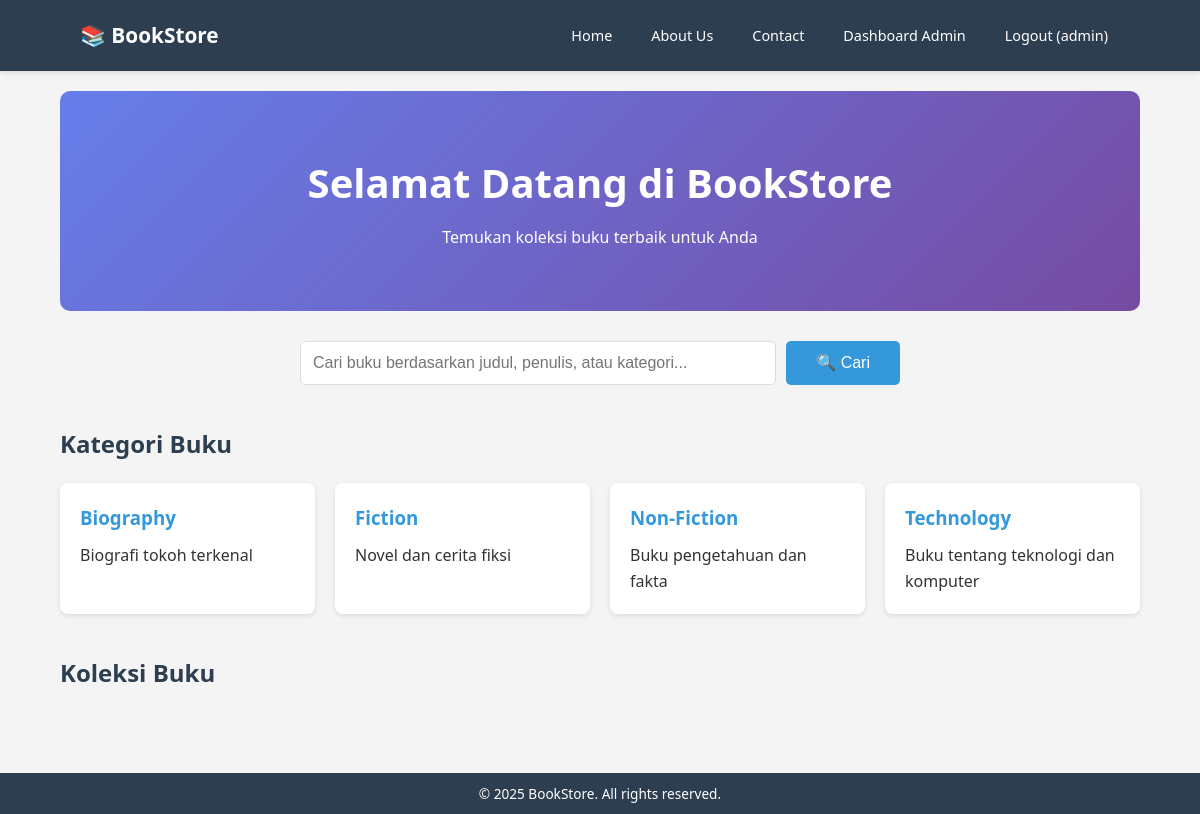
The page / (signed in) on the database its author committed.
### tables this page shows
CREATE TABLE categories (
    id INT PRIMARY KEY AUTO_INCREMENT,
    name VARCHAR(100) NOT NULL,
    description TEXT,
    created_at TIMESTAMP DEFAULT CURRENT_TIMESTAMP
);

### app/controllers/HomeController.php (called while the page is built, shortened)
<?php
require_once 'app/models/Category.php';
class HomeController {
    private $db;
    public function __construct() {
        $database = new Database();
        $this->db = $database->getConnection();
    }
    public function index() {
        $categoryModel = new Category($this->db);
        $categories = $categoryModel->getAll();
        require_once 'app/views/home.php';
    }
}
?>

### config/database.php (called while the page is built, shortened)
<?php
class Database {
    private $host = "localhost";
    private $db_name = "bookstore";
    private $username = "root";
    private $password = "";
    public function getConnection() {
        $this->conn = null;
        try {
            $this->conn = new mysqli($this->host, $this->username, $this->password, $this->db_name);
            $this->conn->set_charset("utf8");
        } catch(Exception $e) {
            echo "Connection error: " . $e->getMessage();
        }
        return $this->conn;
    }
}
?>

### app/models/Category.php (called while the page is built, shortened)
<?php
class Category {
    private $conn;
    private $table = "categories";
    public function __construct($db) {
        $this->conn = $db;
    }
    public function getAll() {
        $query = "SELECT * FROM " . $this->table . " ORDER BY name";
        $result = $this->conn->query($query);
        return $result->fetch_all(MYSQLI_ASSOC);
    }
}
?>

### app/views/home.php (the view, shortened to what this page needs)
<?php include 'app/views/layout/header.php'; ?>
<div class="container">
    <div class="hero">
        <h1>Selamat Datang di BookStore</h1>
        <p>Temukan koleksi buku terbaik untuk Anda</p>
    </div>
    <div class="search-box">
        <form action="index.php" method="GET">
            <input type="text" name="keyword" placeholder="Cari buku berdasarkan judul, penulis, atau kategori..." required>
            <button type="submit">🔍 Cari</button>
        </form>
    </div>
    <div class="categories">
        <h2>Kategori Buku</h2>
        <div class="category-list">
            <?php foreach($categories as $category): ?>
                <a href="index.php?page=book&action=search&keyword=<?php echo urlencode($category['name']); ?>" class="category-card">
                    <h3><?php echo htmlspecialchars($category['name']); ?></h3>
                    <p><?php echo htmlspecialchars($category['description']); ?></p>
                </a>
            <?php endforeach; ?>
        </div>
    </div>
    <div class="books">
        <h2>Koleksi Buku</h2>
    </div>
</div>
<?php include 'app/views/layout/footer.php'; ?>

### assets/css/style.css (style rules this page uses)
* { margin: 0; padding: 0; box-sizing: border-box; }
html { height: 100%; }
body { display: flex; flex-direction: column; min-height: 100vh; margin: 0; }
.container { width: 90%; max-width: 1140px; margin-left: auto; margin-right: auto; padding: 20px 0; }
body { font-family: "Segoe UI", Tahoma, Geneva, Verdana, sans-serif; line-height: 1.6; color: #333; background-color: #f4f4f4; }
.hero { background: linear-gradient(135deg, #667eea 0%, #764ba2 100%); color: white; padding: 60px 20px; text-align: center; border-radius: 10px; margin-bottom: 30px; }
.hero h1 { font-size: 2.5rem; margin-bottom: 10px; }
.search-box { margin: 30px 0; }
.search-box form { display: flex; gap: 10px; max-width: 600px; margin: 0 auto; }
.search-box input[type="text"] { flex: 1; padding: 12px; border: 1px solid #ddd; border-radius: 5px; font-size: 1rem; }
.search-box button { padding: 12px 30px; background-color: #3498db; color: white; border: none; border-radius: 5px; cursor: pointer; font-size: 1rem; }
.categories { margin: 40px 0; }
.categories h2 { margin-bottom: 20px; color: #2c3e50; }
.category-list { display: grid; grid-template-columns: repeat(auto-fill, minmax(250px, 1fr)); gap: 20px; }
.category-card { background: white; padding: 20px; border-radius: 8px; box-shadow: 0 2px 5px rgba(0, 0, 0, 0.1); transition: transform 0.3s; }
.category-card h3 { color: #3498db; margin-bottom: 10px; }
.category-list a.category-card { display: block; background: white; padding: 20px; border-radius: 8px; box-shadow: 0 2px 5px rgba(0, 0, 0, 0.1); transition: transform 0.3s, box-shadow 0.3s; text-decoration: none; color: inherit; cursor: pointer; }
.books { margin: 40px 0; }
.books h2 { margin-bottom: 20px; color: #2c3e50; }

### rows shown on the page
categories: name "Biography", description "Biografi tokoh terkenal"
categories: name "Fiction", description "Novel dan cerita fiksi"
categories: name "Non-Fiction", description "Buku pengetahuan dan fakta"
categories: name "Technology", description "Buku tentang teknologi dan komputer"

### other values the page prints
$_SESSION['username'] "admin"
